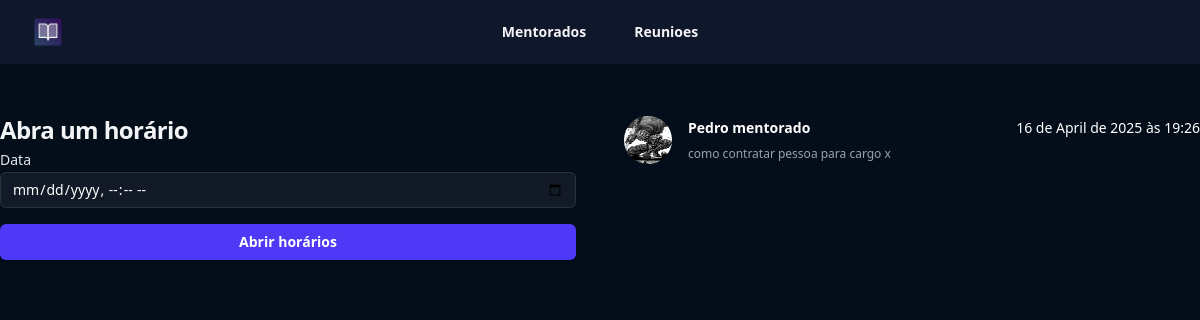
/mentorados/reunioes/ (signed in), run on the app's committed database.
### mentorados/models.py (models this page shows, shortened)
class Reuniao(models.Model):
    tag_choices = (
        ("G", "Gestão"),
        ("M", "Marketing"),
        ("RH", "Gestão de pessoas"),
        ("I", "Impostos"),
    )
    data = models.ForeignKey(DisponibilidadedeHorarios, on_delete=models.CASCADE)
    mentorado = models.ForeignKey(Mentorados, on_delete=models.CASCADE)
    tag = models.CharField(max_length=2, choices=tag_choices)
    descricao = models.TextField()

class Mentorados(models.Model):
    estado_choices = (("E1", "10-100k"), ("E2", "100-1kk"))
    nome = models.CharField(max_length=255)
    foto = models.ImageField(upload_to="fotos", null=True, blank=True)
    estagio = models.CharField(max_length=2, choices=estado_choices)
    navigator = models.ForeignKey(Navigators, null=True, on_delete=models.CASCADE)
    user = models.ForeignKey(User, on_delete=models.CASCADE)  # mentor
    criado_em = models.DateField(auto_now_add=True)
    token = models.CharField(max_length=16)
    def __str__(self):
        return f"{self.nome}"

class DisponibilidadedeHorarios(models.Model):
    data_inicial = models.DateTimeField(null=True, blank=True)
    mentor = models.ForeignKey(User, on_delete=models.CASCADE)
    agendado = models.BooleanField(default=False)

### mentorados/views.py (the view, shortened to what this page needs)
# urls.py: path("reunioes/", views.reunioes, name="reunioes"),
def reunioes(request):
    if request.method == "GET":
        reunioes = Reuniao.objects.filter(data__mentor=request.user)
        return render(request, "reunioes.html", {"reunioes": reunioes})

### mentorados/templates/reunioes.html (shortened to what this page needs)
{% extends "base.html" %}
{% load static %}
{% block 'body' %}
<header class="bg-slate-900">
   <nav class="flex items-center justify-between p-4 lg:px-8" aria-label="Global">
     <div class="flex lg:flex-1">
       <a href="#" class="-m-1.5 p-1.5">
         <img class="h-8 w-auto" src="{% static 'logo.png' %}" alt="">
       </a>
     </div>
      <div class="hidden lg:flex lg:gap-x-12">
        <a href="{% url "mentorados" %}" class="text-sm/6 font-semibold text-gray-100">Mentorados</a>
        <a href="{% url "reunioes" %}" class="text-sm/6 font-semibold text-gray-100">Reunioes</a>
      </div>
    </nav>
  </header>
  <div class="bg-[#040e1b] min-h-screen">
    <div class="max-w-7xl mx-auto py-8">
        <div class="grid grid-cols-2 gap-12 ">
            <div>
                <form action="{% url 'reunioes' %}" method="POST">{% csrf_token %}
                  <h2 class="mt-4 text-2xl/9 font-bold tracking-tight text-gray-100">Abra um horário</h2>
                  <label for="email" class="block text-sm/6 font-medium text-gray-200">Data</label>
                  <input type="datetime-local" name="data" id="date" required class="block w-full rounded-md bg-white/5 px-3 py-1.5 text-base text-white outline outline-1 -outline-offset-1 outline-white/10 placeholder:text-gray-500 focus:outline focus:outline-2 focus:-outline-offset-2 focus:outline-indigo-500 sm:text-sm/6">
                  <button type="submit" class="flex w-full justify-center cursor-pointer rounded-md bg-indigo-600 px-3 py-1.5 text-sm/6 font-semibold text-white shadow-sm hover:bg-indigo-500 focus-visible:outline focus-visible:outline-2 focus-visible:outline-offset-2 focus-visible:outline-indigo-600 mt-4">Abrir horários</button>
                </div>
            <div>
                <ul role="list" class="divide-y divide-gray-800">
                  {% for reuniao in reunioes %}
                    <li class="flex justify-between gap-x-6 py-5">
                      <div class="flex min-w-0 gap-x-4">
                        <img class="size-12 flex-none rounded-full bg-gray-800" src="{{reuniao.mentorado.foto.url}}" alt="">
                        <div class="min-w-0 flex-auto">
                          <p class="text-sm/6 font-semibold text-white">{{reuniao.mentorado}}</p>
                          <p class="mt-1 truncate text-xs/5 text-gray-400">{{reuniao.descricao}}</p>
                        </div>
                      </div>
                      <div class="hidden shrink-0 sm:flex sm:flex-col sm:items-end">
                        <p class="text-sm/6 text-white">{{ reuniao.data.data_inicial|date:"j \d\e F \d\e Y" }} às {{ reuniao.data.data_inicial|time:"H:i" }}</p>
                      </div>
                    </li>
                    {% endfor %}
                  </ul>
            </div>
        </div>
    </div>
  </div>
 {% endblock 'body' %}

### data on the page
Reuniao: mentorado.foto (picture), mentorado "Pedro mentorado", descricao "como contratar pessoa para cargo x", data.data_inicial "16 de April de 2025", data.data_inicial "19:26"
